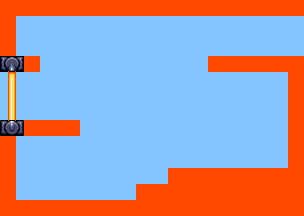

This game map was drawn from its Tiled (.tmx) file and the tilesets committed beside it. A one-line description and the full map source follow:
An orthogonal 38x27 tile map with 8x8 px tiles, 1 tile layer (Tile Layer 1).

<map version="1.5" tiledversion="1.7.1" orientation="orthogonal" renderorder="right-down" width="38" height="27" tilewidth="8" tileheight="8" infinite="0" nextlayerid="2" nextobjectid="1">
 <tileset firstgid="1" source="tilesheets/tsKarniMata.tsx" />
 <layer id="1" name="Tile Layer 1" width="38" height="27">
  <data encoding="csv">
218,218,218,218,218,218,218,218,218,218,218,218,218,218,218,218,218,218,218,218,218,218,218,218,218,218,218,218,218,218,218,218,218,218,218,218,218,218,
218,218,218,218,218,218,218,218,218,218,218,218,218,218,218,218,218,218,218,218,218,218,218,218,218,218,218,218,218,218,218,218,218,218,218,218,218,218,
218,218,781,781,781,781,781,781,781,781,781,781,781,781,781,781,781,781,781,781,781,781,781,781,781,781,781,781,781,781,781,781,781,781,781,781,781,781,
218,218,781,781,781,781,781,781,781,781,781,781,781,781,781,781,781,781,781,781,781,781,781,781,781,781,781,781,781,781,781,781,781,781,781,781,781,781,
218,218,781,781,781,781,781,781,781,781,781,781,781,781,781,781,781,781,781,781,781,781,781,781,781,781,781,781,781,781,781,781,781,781,781,781,781,781,
218,218,781,781,781,781,781,781,781,781,781,781,781,781,781,781,781,781,781,781,781,781,781,781,781,781,781,781,781,781,781,781,781,781,781,781,781,781,
218,218,781,781,781,781,781,781,781,781,781,781,781,781,781,781,781,781,781,781,781,781,781,781,781,781,781,781,781,781,781,781,781,781,781,781,781,781,
145,146,147,218,218,781,781,781,781,781,781,781,781,781,781,781,781,781,781,781,781,781,781,781,781,781,218,218,218,218,218,218,218,218,218,218,218,218,
177,178,179,218,218,781,781,781,781,781,781,781,781,781,781,781,781,781,781,781,781,781,781,781,781,781,218,218,218,218,218,218,218,218,218,218,218,218,
781,152,781,781,781,781,781,781,781,781,781,781,781,781,781,781,781,781,781,781,781,781,781,781,781,781,781,781,781,781,781,781,781,781,781,781,218,218,
781,151,781,781,781,781,781,781,781,781,781,781,781,781,781,781,781,781,781,781,781,781,781,781,781,781,781,781,781,781,781,781,781,781,781,781,218,218,
781,151,781,781,781,781,781,781,781,781,781,781,781,781,781,781,781,781,781,781,781,781,781,781,781,781,781,781,781,781,781,781,781,781,781,781,218,218,
781,151,781,781,781,781,781,781,781,781,781,781,781,781,781,781,781,781,781,781,781,781,781,781,781,781,781,781,781,781,781,781,781,781,781,781,218,218,
781,151,781,781,781,781,781,781,781,781,781,781,781,781,781,781,781,781,781,781,781,781,781,781,781,781,781,781,781,781,781,781,781,781,781,781,218,218,
781,151,781,781,781,781,781,781,781,781,781,781,781,781,781,781,781,781,781,781,781,781,781,781,781,781,781,781,781,781,781,781,781,781,781,781,218,218,
148,149,150,218,218,218,218,218,218,218,781,781,781,781,781,781,781,781,781,781,781,781,781,781,781,781,781,781,781,781,781,781,781,781,781,781,218,218,
180,181,182,218,218,218,218,218,218,218,781,781,781,781,781,781,781,781,781,781,781,781,781,781,781,781,781,781,781,781,781,781,781,781,781,781,218,218,
218,218,781,781,781,781,781,781,781,781,781,781,781,781,781,781,781,781,781,781,781,781,781,781,781,781,781,781,781,781,781,781,781,781,781,781,218,218,
218,218,781,781,781,781,781,781,781,781,781,781,781,781,781,781,781,781,781,781,781,781,781,781,781,781,781,781,781,781,781,781,781,781,781,781,218,218,
218,218,781,781,781,781,781,781,781,781,781,781,781,781,781,781,781,781,781,781,781,781,781,781,781,781,781,781,781,781,781,781,781,781,781,781,218,218,
218,218,781,781,781,781,781,781,781,781,781,781,781,781,781,781,781,781,781,781,781,781,781,781,781,781,781,781,781,781,781,781,781,781,781,781,218,218,
218,218,781,781,781,781,781,781,781,781,781,781,781,781,781,781,781,781,781,781,781,218,218,218,218,218,218,218,218,218,218,218,218,218,218,218,218,218,
218,218,781,781,781,781,781,781,781,781,781,781,781,781,781,781,781,781,781,781,781,218,218,218,218,218,218,218,218,218,218,218,218,218,218,218,218,218,
218,218,781,781,781,781,781,781,781,781,781,781,781,781,781,781,781,218,218,218,218,218,218,218,218,218,218,218,218,218,218,218,218,218,218,218,218,218,
218,218,781,781,781,781,781,781,781,781,781,781,781,781,781,781,781,218,218,218,218,218,218,218,218,218,218,218,218,218,218,218,218,218,218,218,218,218,
218,218,218,218,218,218,218,218,218,218,218,218,218,218,218,218,218,218,218,218,218,218,218,218,218,218,218,218,218,218,218,218,218,218,218,218,218,218,
218,218,218,218,218,218,218,218,218,218,218,218,218,218,218,218,218,218,218,218,218,218,218,218,218,218,218,218,218,218,218,218,218,218,218,218,218,218
</data>
 </layer>
</map>
